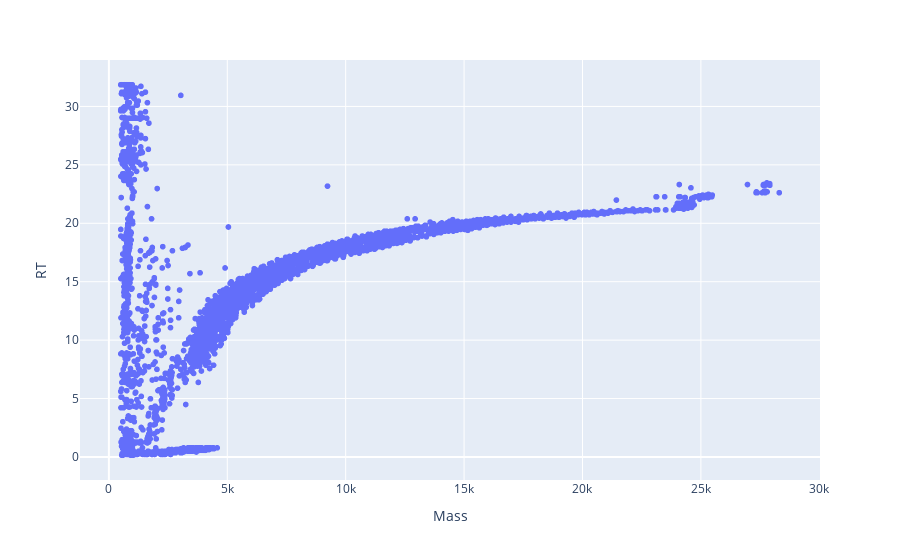

The cell this chart's notebook holds for it:
### Code cell
plotly_zone(df)

### Figure 1 — Plotly figure (JSON) as saved in the notebook; plotly's stock layout.template omitted (floating-point values rounded to 4 significant figures; data arrays with more than 128 entries replaced by an {"elided": "..."} marker saying what was removed)
{"data": [{"hovertemplate": "Mass=%{x}<br>RT=%{y}<extra></extra>", "legendgroup": "", "marker": {"color": "#636efa", "symbol": "circle"}, "mode": "markers", "name": "", "showlegend": false, "type": "scattergl", "x": {"elided": "4922 float values"}, "xaxis": "x", "y": {"elided": "4922 float values"}, "yaxis": "y"}], "layout": {"legend": {"tracegroupgap": 0}, "margin": {"t": 60}, "xaxis": {"anchor": "y", "domain": [0, 1], "title": {"text": "Mass"}}, "yaxis": {"anchor": "x", "domain": [0, 1], "title": {"text": "RT"}}}}
